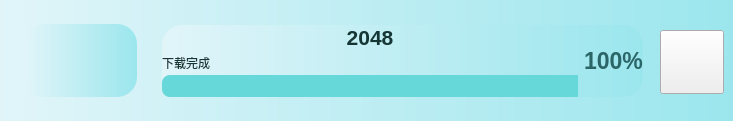
        <widget class="QWidget" name="widget_2048" native="true">
         <property name="minimumSize">
          <size>
           <width>0</width>
           <height>121</height>
          </size>
         </property>
         <property name="maximumSize">
          <size>
           <width>16777215</width>
           <height>121</height>
          </size>
         </property>
         <property name="styleSheet">
          <string notr="true">.QWidget{
	background-color: qlineargradient(x1:0, y0:0, x2:1, y2:0,stop:0 rgb(225, 245, 249), stop:1 rgb(155, 230, 237));
	border-radius:20px;
	color: rgb(255, 255, 255);
}
</string>
         </property>
         <widget class="QWidget" name="widget_39" native="true">
          <property name="geometry">
           <rect>
            <x>24</x>
            <y>24</y>
            <width>113</width>
            <height>73</height>
           </rect>
          </property>
          <property name="styleSheet">
           <string notr="true"/>
          </property>
          <widget class="QLabel" name="label_24">
           <property name="geometry">
            <rect>
             <x>30</x>
             <y>5</y>
             <width>64</width>
             <height>64</height>
            </rect>
           </property>
           <property name="styleSheet">
            <string notr="true">border-image: url(:/youxi/images/2048.jpg);</string>
           </property>
           <property name="text">
            <string/>
           </property>
          </widget>
         </widget>
         <widget class="QPushButton" name="pushButton_game_2048">
          <property name="geometry">
           <rect>
            <x>660</x>
            <y>30</y>
            <width>64</width>
            <height>64</height>
           </rect>
          </property>
          <property name="styleSheet">
           <string notr="true">border-image: url(:/icons/icons/play_game.png);</string>
          </property>
          <property name="text">
           <string/>
          </property>
         </widget>
         <widget class="QWidget" name="layoutWidget_2">
          <property name="geometry">
           <rect>
            <x>162</x>
            <y>25</y>
            <width>481</width>
            <height>72</height>
           </rect>
          </property>
          <layout class="QHBoxLayout" name="horizontalLayout_2">
           <item>
            <layout class="QVBoxLayout" name="verticalLayout_3">
             <property name="spacing">
              <number>2</number>
             </property>
             <item>
              <widget class="QLabel" name="label_62">
               <property name="font">
                <font>
                 <pointsize>16</pointsize>
                 <weight>75</weight>
                 <bold>true</bold>
                </font>
               </property>
               <property name="styleSheet">
                <string notr="true">color: rgb(22, 54, 53);
text-align:centre;
</string>
               </property>
               <property name="text">
                <string>2048</string>
               </property>
               <property name="alignment">
                <set>Qt::AlignCenter</set>
               </property>
              </widget>
             </item>
             <item>
              <widget class="QLabel" name="label_63">
               <property name="font">
                <font>
                 <weight>50</weight>
                 <bold>false</bold>
                </font>
               </property>
               <property name="styleSheet">
                <string notr="true">color: rgb(22, 54, 53)</string>
               </property>
               <property name="text">
                <string>下载完成</string>
               </property>
              </widget>
             </item>
             <item>
              <widget class="QProgressBar" name="progressBar_18">
               <property name="styleSheet">
                <string notr="true">QProgressBar::chunk {
        border-top-left-radius:8px;
border-bottom-left-radius:8px;
	background-color: rgb(103, 216, 217)
}
QProgressBar{
border-radius:8px;
background-color: rgb(223, 223, 223);
}
</string>
               </property>
               <property name="value">
                <number>100</number>
               </property>
               <property name="textVisible">
                <bool>false</bool>
               </property>
              </widget>
             </item>
            </layout>
           </item>
           <item>
            <widget class="QLabel" name="label_64">
             <property name="font">
              <font>
               <pointsize>17</pointsize>
               <weight>75</weight>
               <bold>true</bold>
              </font>
             </property>
             <property name="styleSheet">
              <string notr="true">color: rgb(43, 101, 103);</string>
             </property>
             <property name="text">
              <string>100%</string>
             </property>
             <property name="alignment">
              <set>Qt::AlignLeading|Qt::AlignLeft|Qt::AlignVCenter</set>
             </property>
            </widget>
           </item>
          </layout>
         </widget>
        </widget>
